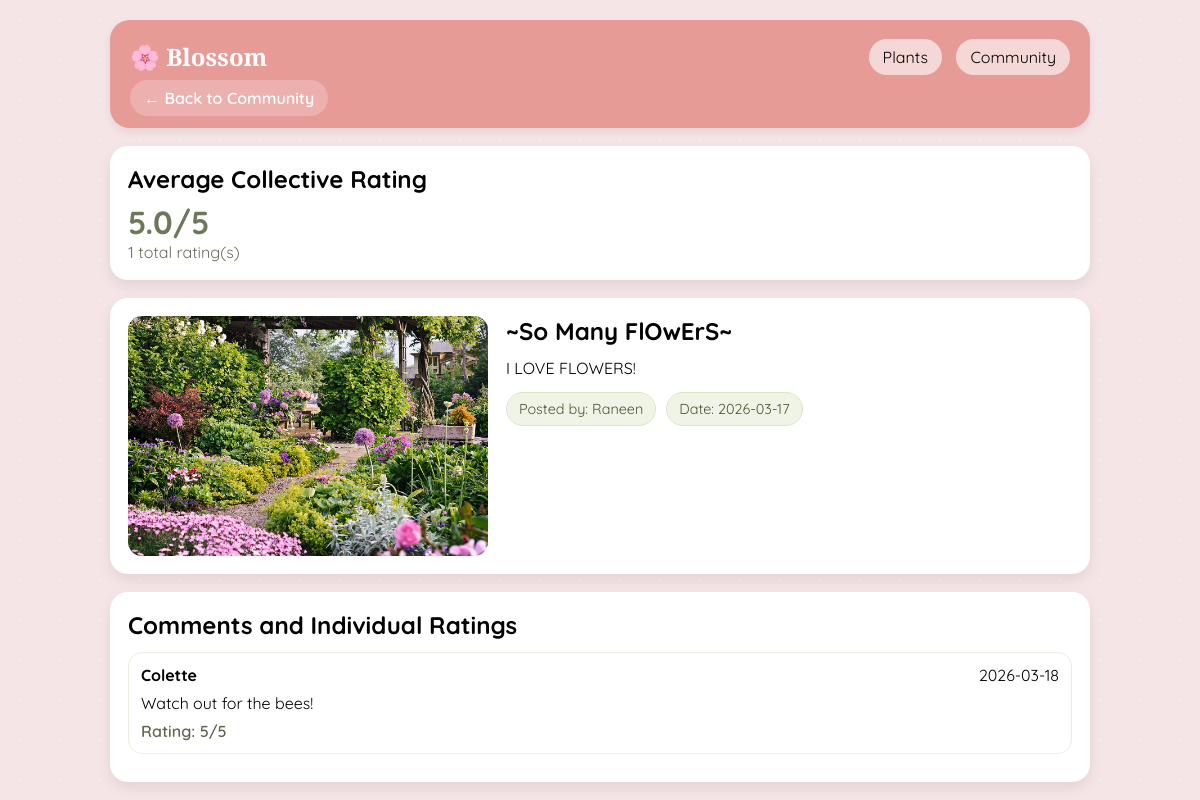
The page /detail.php?post_id=10 on the database its author committed.
### tables this page shows
CREATE TABLE posts
(
	post_id			INT				AUTO_INCREMENT NOT NULL,
    title 			VARCHAR(60)		NOT NULL,
    body			VARCHAR(255)	NOT NULL,
    user_id			INT				NOT NULL,
    post_date		DATE			NOT NULL,
    post_img		VARCHAR(255),
    CONSTRAINT posts_pk
		PRIMARY KEY (post_id),
	CONSTRAINT posts_users_fk
		FOREIGN KEY (user_id) REFERENCES users (user_id)
);

CREATE TABLE users
(
	user_id			INT			AUTO_INCREMENT NOT NULL,
    user_name		VARCHAR(50)	UNIQUE NOT NULL,
    CONSTRAINT	users_pk
		PRIMARY KEY (user_id)
);

CREATE TABLE comments
(
	comment_id		INT				AUTO_INCREMENT NOT NULL,
    comment_text	VARCHAR(255)	NOT NULL,
    rating			INT,
    comment_date	DATE			NOT NULL,
    plant_id		INT,
    post_id			INT,
    user_id			INT				NOT NULL,
    CONSTRAINT comments_pk
		PRIMARY KEY (comment_id),
	CONSTRAINT comments_plants_fk
		FOREIGN KEY (plant_id) REFERENCES plants (plant_id),
	CONSTRAINT comments_posts_fk
		FOREIGN KEY (post_id) REFERENCES posts (post_id),
	CONSTRAINT comments_users_fk
		FOREIGN KEY (user_id) REFERENCES users (user_id)
);

### detail.php (the view, shortened to what this page needs)
<?php
include('db_connection.php');
function escape($value)
{
	return htmlspecialchars((string) $value, ENT_QUOTES, 'UTF-8');
}
function resolvePostImage($fileName)
{
	$name = trim((string) $fileName);
	$baseName = pathinfo($name, PATHINFO_FILENAME);
	$hasExtension = pathinfo($name, PATHINFO_EXTENSION) !== '';
	$candidates = array($name);
	$folders = array('postImages/', 'images/');
	foreach ($folders as $folder) {
		$absoluteFolder = __DIR__ . '/' . $folder;
		foreach (array_unique($candidates) as $candidate) {
			$safeCandidate = basename($candidate);
			if (file_exists($absoluteFolder . $safeCandidate)) {
				return $folder . $safeCandidate;
			}
		}
	}
	return 'https://placehold.co/1200x600/F6E5E7/828C6A?text=' . rawurlencode($baseName ?: 'Post');
}
function getRatingSummary($con, $columnName, $itemId)
{
	$itemId = (int) $itemId;
	$sql = "SELECT ROUND(AVG(rating), 1) AS avg_rating, COUNT(rating) AS rating_count
		FROM comments
		WHERE $columnName = $itemId AND rating IS NOT NULL";
	$result = mysqli_query($con, $sql);
	$row = mysqli_fetch_assoc($result);
	return array(
		'avg_rating' => $row && $row['avg_rating'] !== null ? (float) $row['avg_rating'] : null,
		'rating_count' => $row ? (int) $row['rating_count'] : 0
	);
}
$plantId = isset($_GET['plant_id']) ? (int) $_GET['plant_id'] : 0;
$postId = isset($_GET['post_id']) ? (int) $_GET['post_id'] : 0;
$post = null;
$comments = array();
$ratingSummary = array('avg_rating' => null, 'rating_count' => 0);
$pageType = '';
$errorMessage = '';
if ($plantId > 0) {
	$pageType = 'plant';
	$plantQuery = "SELECT
		p.plant_id,
		p.plant_name,
		p.plant_type,
		p.plant_desc,
		p.sun_level,
		p.season_id,
		p.difficulty,
		p.plant_img,
		s.start_plant,
		s.end_plant,
		GROUP_CONCAT(DISTINCT c.category_name ORDER BY c.category_name SEPARATOR ', ') AS categories,
		GROUP_CONCAT(DISTINCT pe.pest_name ORDER BY pe.pest_name SEPARATOR ', ') AS pests,
		CASE
		WHEN s.start_plant IN (12, 1, 2) THEN 'Winter'
		WHEN s.start_plant BETWEEN 3 and 5 THEN 'Spring'
		WHEN s.start_plant BETWEEN 6 and 8 THEN 'Summer'
		WHEN s.start_plant BETWEEN 9 and 11 THEN 'Fall'
		ELSE 'Unknown'
		END AS planting_season
	FROM plants AS p
	INNER JOIN seasons AS s ON p.season_id = s.season_id
	LEFT JOIN plants_categories AS pc ON p.plant_id = pc.plant_id
	LEFT JOIN categories AS c ON pc.category_id = c.category_id
	LEFT JOIN plants_pests AS pp ON p.plant_id = pp.plant_id
	LEFT JOIN pests AS pe ON pp.pest_id = pe.pest_id
	WHERE p.plant_id = $plantId
	GROUP BY
		p.plant_id,
		p.plant_name,
		p.plant_type,
		p.plant_desc,
		p.sun_level,
		p.season_id,
		p.difficulty,
		p.plant_img,
		s.start_plant,
		s.end_plant";
	$plantResult = mysqli_query($con, $plantQuery);
	if ($plantResult && mysqli_num_rows($plantResult) > 0) {
		$plant = mysqli_fetch_assoc($plantResult);
	} else {
		$errorMessage = 'Plant not found.';
	}
	$ratingSummary = getRatingSummary($con, 'plant_id', $plantId);
	$commentsQuery = "SELECT
		c.comment_text,
		c.rating,
		c.comment_date,
		u.user_name
	FROM comments AS c
	INNER JOIN users AS u ON c.user_id = u.user_id
	WHERE c.plant_id = $plantId
	ORDER BY c.comment_date DESC, c.comment_id DESC";
	$commentsResult = mysqli_query($con, $commentsQuery);
	if ($commentsResult) {
		while ($row = mysqli_fetch_assoc($commentsResult)) {
			$comments[] = $row;
		}
	}
} elseif ($postId > 0) {
	$pageType = 'post';
	$postQuery = "SELECT pt.post_id, pt.title, pt.body, pt.post_date, pt.post_img, u.user_name
	FROM posts AS pt
	INNER JOIN users AS u ON pt.user_id = u.user_id
	WHERE pt.post_id = $postId";
	$postResult = mysqli_query($con, $postQuery);
	if ($postResult && mysqli_num_rows($postResult) > 0) {
		$post = mysqli_fetch_assoc($postResult);
	} else {
		$errorMessage = 'Post not found.';
	}
	$ratingSummary = getRatingSummary($con, 'post_id', $postId);
	$commentsQuery = "SELECT
		c.comment_text,
		c.rating,
		c.comment_date,
		u.user_name
	FROM comments AS c
	INNER JOIN users AS u ON c.user_id = u.user_id
	WHERE c.post_id = $postId
	ORDER BY c.comment_date DESC, c.comment_id DESC";
	$commentsResult = mysqli_query($con, $commentsQuery);
	if ($commentsResult) {
		while ($row = mysqli_fetch_assoc($commentsResult)) {
			$comments[] = $row;
		}
	}
} else {
	$errorMessage = 'Select a plant or post card to view details.';
}
?>
<html lang="en">
<head>
	<link rel="stylesheet" href="style.css">
</head>
<body class="detail-page">
	<div class="detail-layout">
		<div class="header detail-header">
			<div class="header-top">
				<div class="logo">🌸 Blossom</div>
				<div class="tabs">
					<a href="index.php" class="<?php echo basename($_SERVER['PHP_SELF']) == 'index.php' ? 'active' : ''; ?>">Plants</a>
					<a href="community.php" class="<?php echo basename($_SERVER['PHP_SELF']) == 'community.php' ? 'active' : ''; ?>">Community</a>
				</div>
			</div>
			<a class="back-link" href="<?php echo $pageType === 'post' ? 'community.php' : 'index.php'; ?>">← Back to <?php echo $pageType === 'post' ? 'Community' : 'Plants'; ?></a>
		</div>
		<?php if ($errorMessage !== '') { ?>
			<div class="empty-state"><?php echo escape($errorMessage); ?></div>
		<?php } else { ?>
			<section class="rating-summary">
				<h2>Average Collective Rating</h2>
				<p class="rating-value">
					<?php if ($ratingSummary['avg_rating'] !== null) { ?>
						<?php echo escape(number_format($ratingSummary['avg_rating'], 1)); ?>/5
					<?php } else { ?>
						No rating yet
					<?php } ?>
				</p>
				<p class="rating-count"><?php echo escape($ratingSummary['rating_count']); ?> total rating(s)</p>
			</section>
			<?php if ($pageType === 'post' && $post) { ?>
				<section class="detail-hero">
					<img src="<?php echo escape(resolvePostImage($post['post_img'])); ?>" alt="<?php echo escape($post['title']); ?>">
					<div>
						<h1><?php echo escape($post['title']); ?></h1>
						<p><?php echo escape($post['body']); ?></p>
						<div class="detail-pill-row">
							<span class="detail-pill">Posted by: <?php echo escape($post['user_name']); ?></span>
							<span class="detail-pill">Date: <?php echo escape($post['post_date']); ?></span>
						</div>
					</div>
				</section>
			<?php } ?>
			<section class="comments-section">
				<h2>Comments and Individual Ratings</h2>
				<?php if (!empty($comments)) { ?>
					<?php foreach ($comments as $comment) { ?>
						<article class="comment-card">
							<div class="comment-top-row">
								<strong><?php echo escape($comment['user_name']); ?></strong>
								<span><?php echo escape($comment['comment_date']); ?></span>
							</div>
							<p><?php echo escape($comment['comment_text']); ?></p>
							<p class="individual-rating">Rating: <?php echo $comment['rating'] !== null ? escape($comment['rating']) . '/5' : 'Not rated'; ?></p>
						</article>
					<?php } ?>
				<?php } else { ?>
					<div class="empty-state">No comments yet for this <?php echo $pageType === 'post' ? 'post' : 'plant'; ?>.</div>
				<?php } ?>
			</section>
		<?php } ?>
	</div>
</body>
</html>

### style.css (style rules this page uses)
:root { --off-white: #F6E5E7; --green: #828C6A; --light-green: #A0AB89; --light-pink: #EFC0BC; --pink: #E69B97; }
* { box-sizing: border-box; margin: 0; padding: 0; }
body { font-family: 'Quicksand', sans-serif; background-color: #F6E5E7; background-image: radial-gradient(#e8f5e9 1px, transparent 1px), radial-gradient(#fce4ec 1px, transparent 1px); background-size: 40px 40px; background-position: 0 0, 20px 20px; display: flex; min-height: 100vh; align-items: stretch; }
.header { background: var(--pink); padding: 20px; border-radius: 20px; margin-bottom: 20px; box-shadow: 0 4px 10px rgba(0, 0, 0, 0.08); }
.header-top { display: flex; justify-content: space-between; align-items: center; margin-bottom: 15px; }
.logo { font-family: 'Cormorant Garamond', serif; font-size: 24px; font-weight: bold; color: #fff; }
.tabs a { text-decoration: none; background: rgba(255, 255, 255, 0.6); padding: 8px 14px; border-radius: 20px; margin-left: 10px; cursor: pointer; color: #000; }
body.detail-page { display: block; min-height: 100vh; padding: 20px; }
.detail-layout { max-width: 980px; margin: 0 auto; }
.detail-header { margin-bottom: 18px; }
.back-link { text-decoration: none; color: #fff; font-weight: 600; background: rgba(255, 255, 255, 0.22); border-radius: 999px; padding: 8px 14px; }
.rating-summary { background: #fff; border-radius: 18px; padding: 18px; box-shadow: 0 6px 14px rgba(0, 0, 0, 0.08); margin-bottom: 18px; }
.rating-summary h2 { margin-bottom: 8px; }
.rating-value { font-size: 2rem; font-weight: 700; color: #6d7858; }
.rating-count { color: #687056; }
.detail-hero { display: grid; grid-template-columns: minmax(220px, 360px) 1fr; gap: 18px; margin-bottom: 18px; background: #fff; border-radius: 18px; padding: 18px; box-shadow: 0 6px 14px rgba(0, 0, 0, 0.08); }
.detail-hero img { width: 100%; height: 240px; object-fit: cover; border-radius: 14px; }
.detail-hero h1 { margin-bottom: 10px; }
.detail-hero p { margin-bottom: 12px; line-height: 1.5; }
.detail-pill-row { display: flex; flex-wrap: wrap; gap: 10px; }
.detail-pill { background: #eff4e7; border: 1px solid #dce7c8; color: #4c5835; border-radius: 999px; padding: 7px 12px; font-size: 0.9rem; }
.comments-section { background: #fff; border-radius: 18px; padding: 18px; box-shadow: 0 6px 14px rgba(0, 0, 0, 0.08); }
.comments-section h2 { margin-bottom: 12px; }
.comment-card { border: 1px solid #ebeedf; border-radius: 14px; padding: 12px; margin-bottom: 10px; }
.comment-top-row { display: flex; justify-content: space-between; margin-bottom: 8px; }
.individual-rating { color: #5f6750; font-weight: 600; margin-top: 8px; }

### rows shown on the page
posts: post_img (picture), title "~So Many FlOwErS~", body "I LOVE FLOWERS!", user.user_name "Raneen", post_date "2026-03-17"
comments: user.user_name "Colette", comment_date "2026-03-18", comment_text "Watch out for the bees!", rating "5"

### other values the page prints
$ratingSummary['avg_rating'] "5.0"
$ratingSummary['rating_count'] "1"
